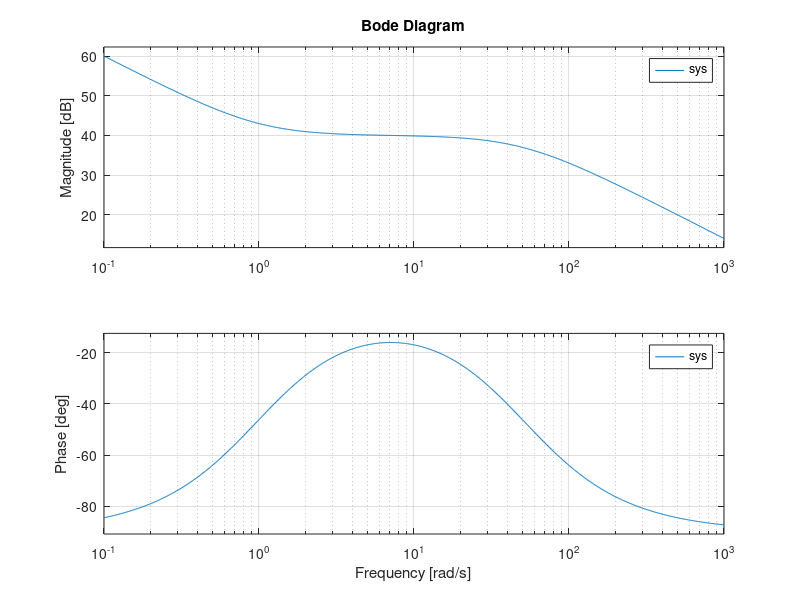

The MATLAB source for this figure: (Note: this script raises an error after producing the figure.)
num = [5000 5000];
den = [1 50 0];

sys = tf(num,den);
figure('name', 'bodeplot_tf')   
bode(sys)

%==============checking=============%
%obtain the zeroes and poles of the transfer function
%use the zp2tf function in matlab
%graph the bode plot 

zer = -1;
pol = [0 -50];

[sys_num, sys_den] = zp2tf(zer,pol,5000);

figure('name','bodeplot_checking')
bode(sys_num, sys_den)
